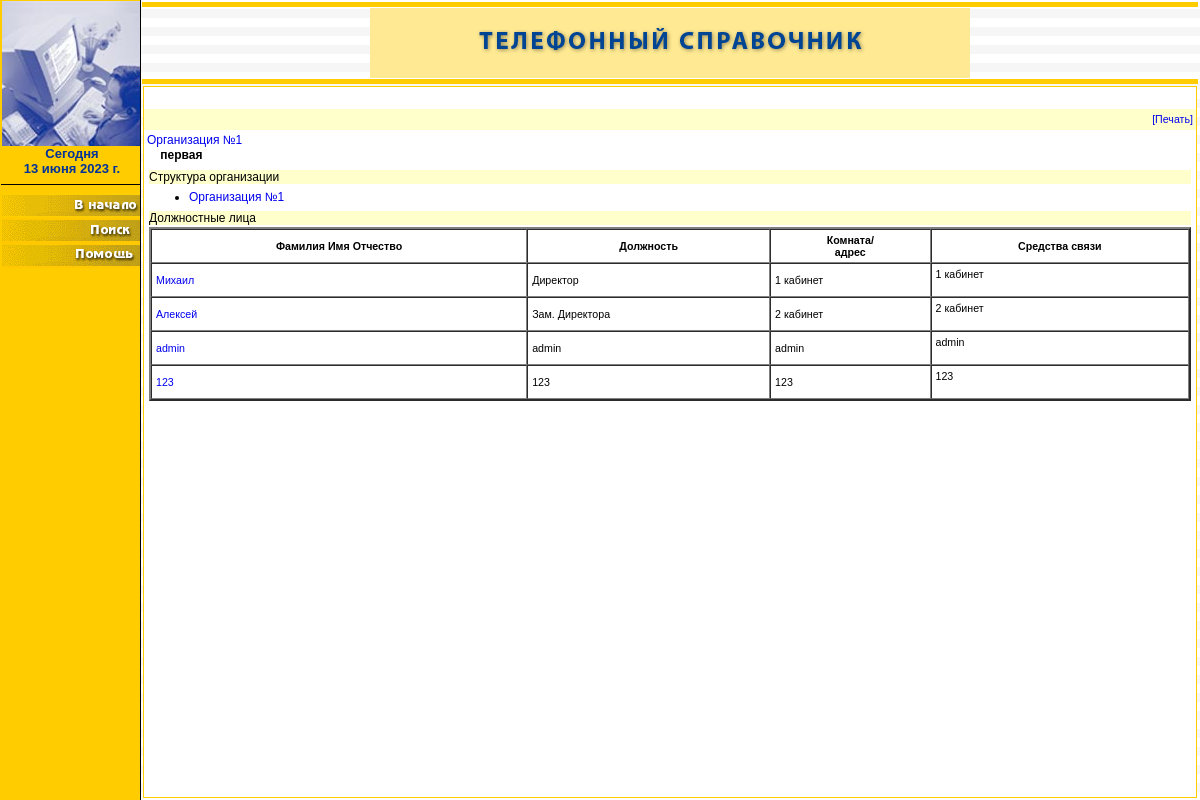
/organization/1, run on an earlier commit of the app's database.
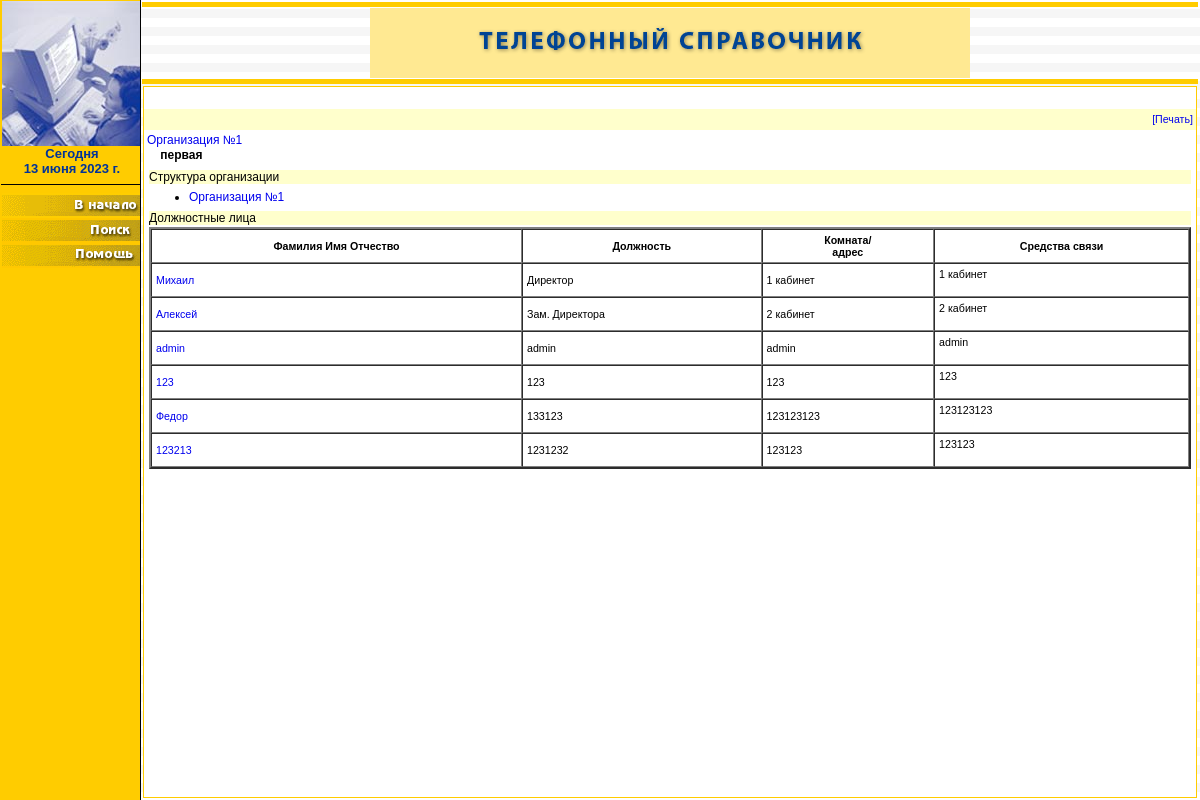
And on a later commit of the database.
### directory_app/models.py (models this page shows, shortened)
class Organization(models.Model):
    name = models.CharField(max_length=255, unique=True, default='default')

class User(AbstractUser):
    default = 'Пользователь'
    ord_admin = 'Администратор организации'
    admin = 'Главный администратор'
    CATEGORY_TYPES = [
        (default, 'Пользователь'),
        (ord_admin, 'Администратор организации'),
        (admin, 'Главный администратор'),
    ]
    name = models.CharField(max_length=255)
    post = models.CharField(max_length=255)
    address = models.CharField(max_length=255)
    communications = models.CharField(max_length=255)
    organization = models.ForeignKey(Organization, on_delete=models.CASCADE, null=True)
    role = models.CharField(max_length=255, choices=CATEGORY_TYPES, default=default)
    username = models.CharField(max_length=255, null=True)

### directory_app/views.py (the view)
# urls.py: path('organization/<int:pk>', Organizations.as_view(), name='organization'),
class Organizations(DetailView):
    model = Organization
    template_name = 'Организация №1.html'
    context_object_name = 'org'
    def get_context_data(self, **kwargs):
        context = super().get_context_data(**kwargs)
        context['workers'] = User.objects.filter(organization_id=self.kwargs['pk'])
        return context

### templates/Организация №1.html (shortened to what this page needs)
<!DOCTYPE html PUBLIC "-//W3C//DTD HTML 4.01 Transitional//EN">
<html><head><meta http-equiv="Content-Type" content="text/html; charset=utf-8">
    <link rel="stylesheet" href="./Организация №1_files/iss.css" type="text/css">
    <link rel="stylesheet" href="./Организация №1_files/iss_002.css" type="text/css">
  </head>
  <body onload="setupStyle(); if (window.init != null) window.init(); showStart(0)" style="margin: 0px; font-family: Arial; font-size: 20pt; font-weight: bold;" background="./Организация №1_files/iss_003.gif">
  <table width="100%" height="100%" cellspacing="0" cellpadding="0">
  <tbody><tr>
  <td bgcolor="#FFCC00">
  <div style="height: 100%; width: 140px; overflow: hidden">
  <table cwllpadding="0" height="100%" cellspacing="0">
    <tbody><tr>
    <td rowspan="2" valign="top" align="center"><a href="http://192.168.11.1/iss?start" onmouseover="window.status=&#39;ПЕРВАЯ СТРАНИЦА&#39;;return true;" onmouseout="window.status=&#39;&#39;;return true;">
<img src="./Организация №1_files/iss.jpg" alt="Справочник" vspace="0" border="0" align="top">
</a>
<br>
    <a href="http://192.168.11.1/iss?drn" onmouseover="window.status=&#39;Посмотреть дни рождения на текущую дату&#39;;return true;" onmouseout="window.status=&#39;&#39;;return true;" title="Посмотреть дни рождения на текущую дату" class="date"><b><font size="-1">Сегодня</font><br><font id="slide1" style="" size="-1">13&nbsp;июня&nbsp;2023&nbsp;г.</font></b></a>
    <hr width="140" size="1" color="#000000" align="left">
    <a href="http://192.168.11.1/iss?start" onmouseover="window.status=&#39;В начало&#39;;return true;" onmouseout="window.status=&#39;&#39;;return true;">
    <img alt="В начало" src="./Организация №1_files/iss_005.gif" width="140" height="25" border="0"></a>
    <a href="http://192.168.11.1/iss?search" onmouseover="window.status=&#39;Поиск&#39;;return true;" onmouseout="window.status=&#39;&#39;;return true;">
    <img alt="Поиск" src="./Организация №1_files/iss_004.gif" width="140" height="25" border="0"></a>
    <a href="http://192.168.11.1/iss?help_list_org" id="HELP" target="HELP" onmouseover="window.status=&#39;Помощь&#39;;return true;" onmouseout="window.status=&#39;&#39;;return true;">
    <img alt="Помощь" src="./Организация №1_files/iss_002.gif" width="140" height="25" border="0"></a>
    </td>
    </tr>
  </tbody></table></div>
  </td>
  <td width="100%">
    <table width="100%" height="100%"> <tbody><tr><td style="border-style:solid;border-bottom-width:5px;border-left-width:0px;border-right-width:0px;border-top-width:5px;border-color:#FFCC00;background-image:url(iss?bg_title.gif);" align="center"><img src="./Организация №1_files/iss.gif" style="margin: 0 0 0 0;"></td></tr><tr height="100%"><td>
    <div style="height: 100%; overflow:auto; background-color: white; border: 1px solid #FFCC00">
<table width="100%" height="100%" cellspacing="0" cellpadding="3" border="0"><tbody><tr><td>
</td></tr><tr bgcolor="#FFFFCC">
<td align="right">
<p class="lmsg" align="right">
<a href="file:///F:/%D0%A3%D1%87%D1%91%D0%B1%D0%B0/%D0%9F%D1%80%D0%B0%D0%BA%D1%82%D0%B8%D0%BA%D0%B0/%D0%A1%D0%BF%D1%80%D0%B0%D0%B2%D0%BE%D1%87%D0%BD%D0%B8%D0%BA/%D0%9E%D1%80%D0%B3%D0%B0%D0%BD%D0%B8%D0%B7%D0%B0%D1%86%D0%B8%D1%8F%20%E2%84%961.html#" id="PRINT" onclick="return doPrint();" onmouseover="window.status=&#39;Печать&#39;;return true;" onmouseout="window.status=&#39;&#39;">[Печать]</a></p></td>
</tr>
<tr><td>
<p class="msg">
<a href="http://192.168.11.1/iss?start&amp;open=1308822360" class="msg">Организация №1</a><br>
&nbsp;&nbsp;&nbsp;&nbsp;<b>{{ org.name }}</b></p>
</td></tr>
<tr height="100%">
<td><div style="height: 100%; width: 100%; overflow: auto">
<table width="100%" height="100%" cellpadding="0">
<tbody><tr bgcolor="#FFFFCC">
<td align="right"><p class="msg" align="right">Структура организации</p></td>
</tr>
<tr><td>
<ul class="toc" onselectstart="return false;" onmouseover="return mouseEnters(event);" onmouseout="return mouseLeaves(event);">
<li><a href="file:///F:/%D0%A3%D1%87%D1%91%D0%B1%D0%B0/%D0%9F%D1%80%D0%B0%D0%BA%D1%82%D0%B8%D0%BA%D0%B0/%D0%A1%D0%BF%D1%80%D0%B0%D0%B2%D0%BE%D1%87%D0%BD%D0%B8%D0%BA/%D0%9E%D1%80%D0%B3%D0%B0%D0%BD%D0%B8%D0%B7%D0%B0%D1%86%D0%B8%D1%8F%20%E2%84%961.html#" onclick="return outliner(this);">Организация №1</a></li>
</ul>
</td></tr>
<tr bgcolor="#FFFFCC">
<td><p class="msg">Должностные лица</p></td>
</tr>
<tr height="100%"><td valign="top">
<table width="100%" cellspacing="0" cellpadding="4" border="2" bgcolor="white">
<tbody><tr>
<td><p class="lcent"><strong>Фамилия Имя Отчество<strong></strong></strong></p></td>
<td><p class="lcent"><strong>Должность<strong></strong></strong></p></td>
<td><p class="lcent"><strong>Комната/<br>адрес<strong></strong></strong></p></td>
<td><p class="lcent"><strong>Средства связи</strong></p></td>
</tr>
{% for worker in workers %}
<tr>
<td>
<p class="lleft"><a href="{% url 'update' worker.id %}" onmouseover="return setStatus(this);" onmouseout="window.status=&#39;&#39;;return true;">{{ worker.name }}</a></p></td><td><p class="lleft">
{{ worker.post }}
</p></td>
<td><p class="lleft">
{{ worker.address }}
</p></td>
<td nowrap="nowrap"><p class="lleft">{{ worker.address }}<br>&nbsp;
</p></td>
</tr>
{% endfor %}
</tbody></table></td></tr><tr height="100%"><td></td></tr></tbody></table></div></td></tr></tbody></table></div></td></tr>
	</tbody></table></td></tr></tbody></table></body></html>

### templates/Организация №1_files/iss.css (style rules this page uses)
BODY { FONT-FAMILY: Tahoma,Verdana,Tahoma,Arial Cyr,Courier New; FONT-SIZE: 9pt; LETTER-SPACING: 0pt; }
A:link { COLOR: blueligth; LINE-HEIGHT: 4mm; TEXT-DECORATION: none; }
A.date:link { COLOR: #003399; LINE-HEIGHT: 4mm; TEXT-DECORATION: none; }
LI { FONT-SIZE: 9pt; LETTER-SPACING: 0pt; LINE-HEIGHT: 4mm; MARGIN-BOTTOM: 3pt; MARGIN-TOP: 3pt; TEXT-ALIGN: justify; }
UL { FONT-SIZE: 9pt; LETTER-SPACING: 0pt; LINE-HEIGHT: 4mm; MARGIN-BOTTOM: 3pt; MARGIN-TOP: 3pt; TEXT-ALIGN: justify; }
.msg { FONT-SIZE: 9pt; TEXT-ALIGN: justify; }
.lmsg { FONT-SIZE: 8pt; TEXT-ALIGN: right; }
.lcent { FONT-SIZE: 8pt; TEXT-ALIGN: center; }
.lleft { FONT-SIZE: 8pt; TEXT-ALIGN: left; }

### templates/Организация №1_files/iss_002.css (style rules this page uses)
UL.toc LI { list-style-image:url(iss?bul_c.gif) }
UL.toc LI A:link,UL.toc LI A:hover,UL.toc LI A:visited { text-decoration:none; font-size:9pt; }
UL.toc LI { LIST-STYLE-IMAGE: url(iss?bul_c.gif) }
UL.toc LI A:link { FONT-SIZE: 9pt; TEXT-DECORATION: none }

What changed in the data, as far as the page shows it:
added User: name "Федор", post "133123", address "123123123"
added User: name "123213", post "1231232", address "123123"
